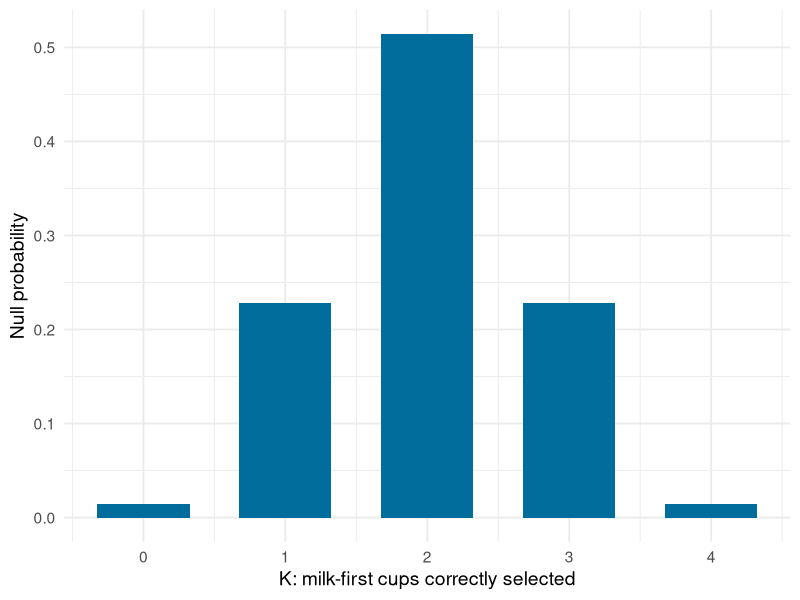
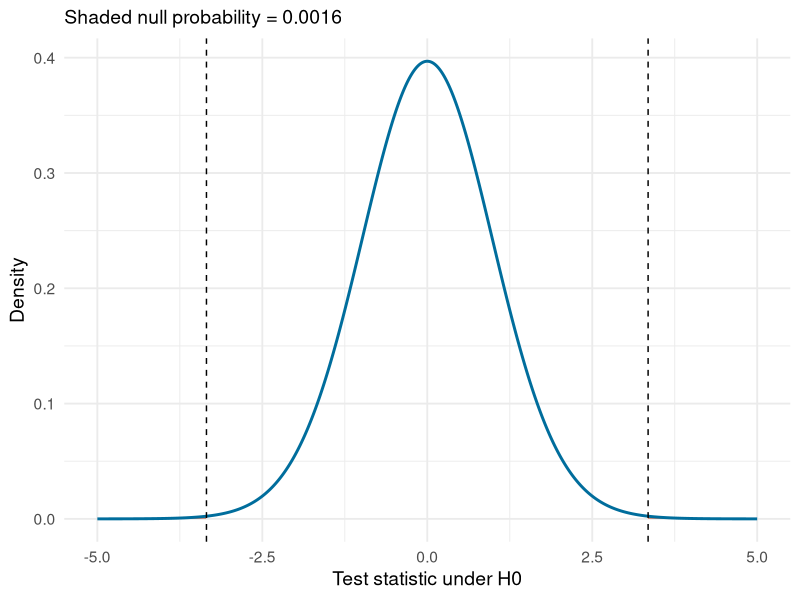
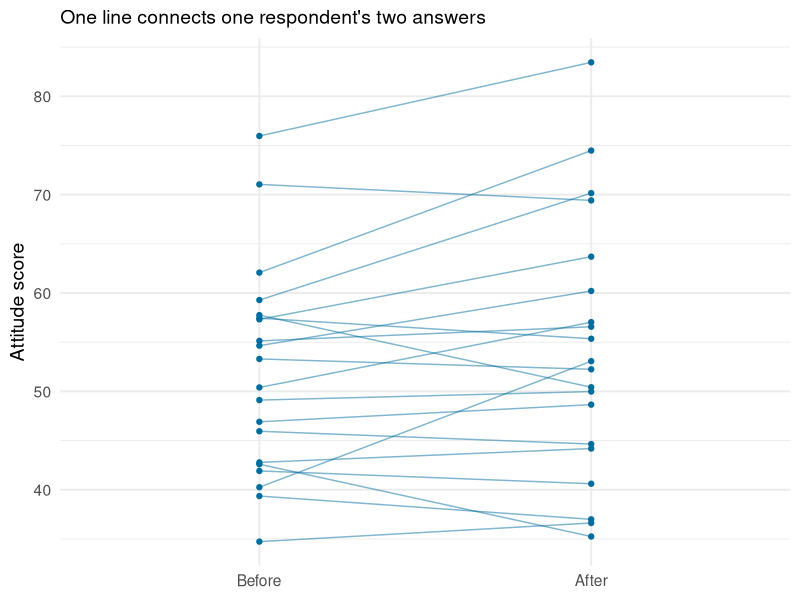
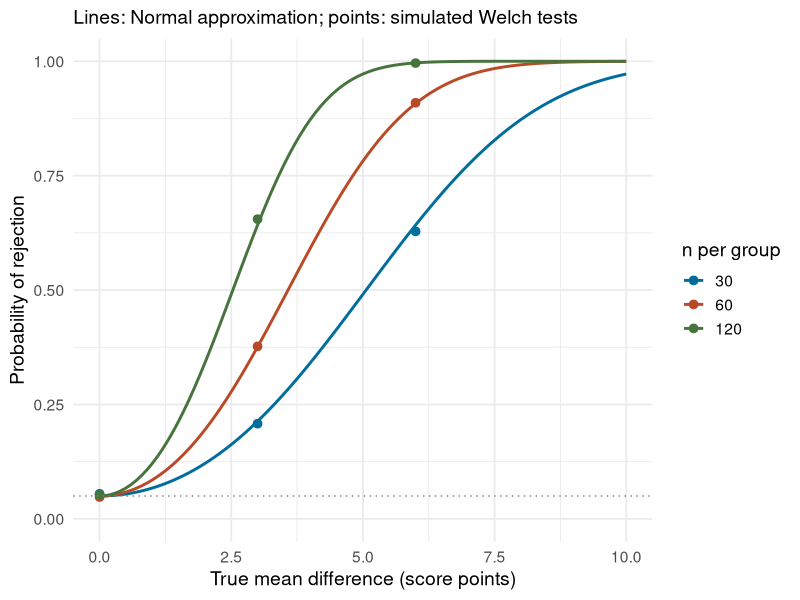
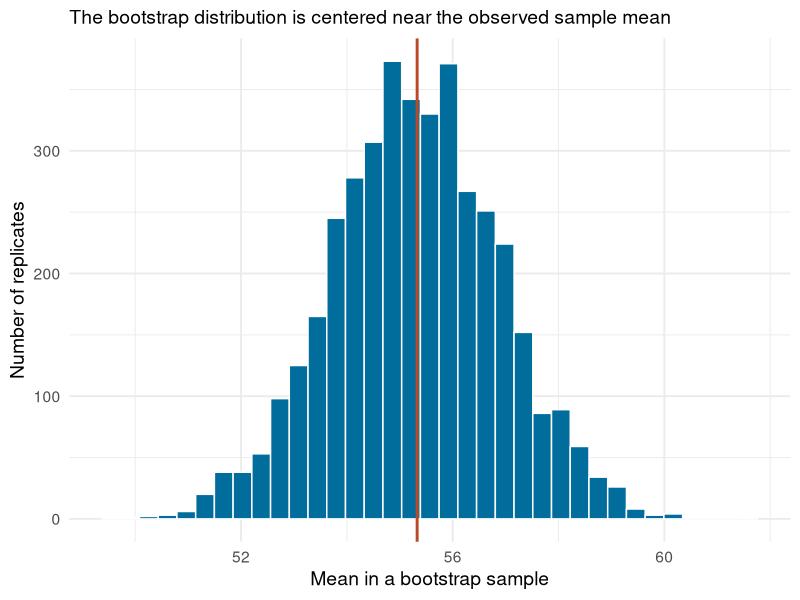
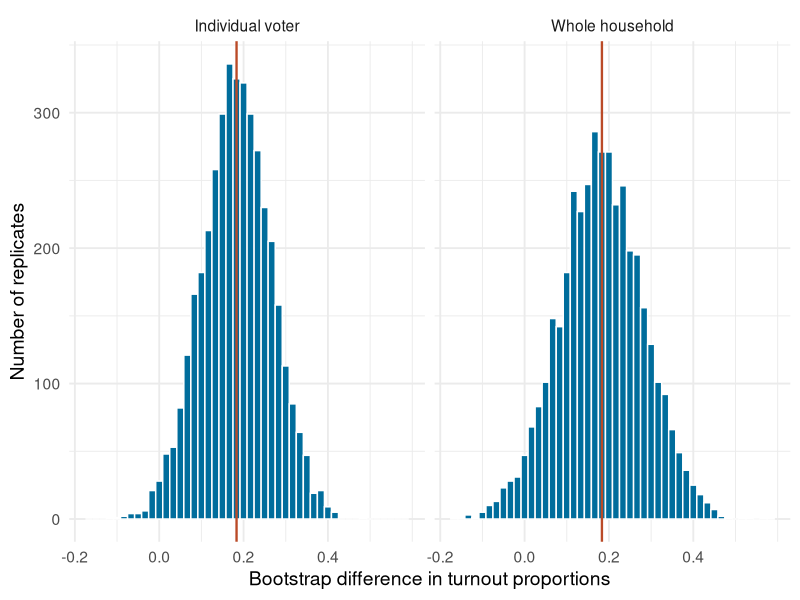
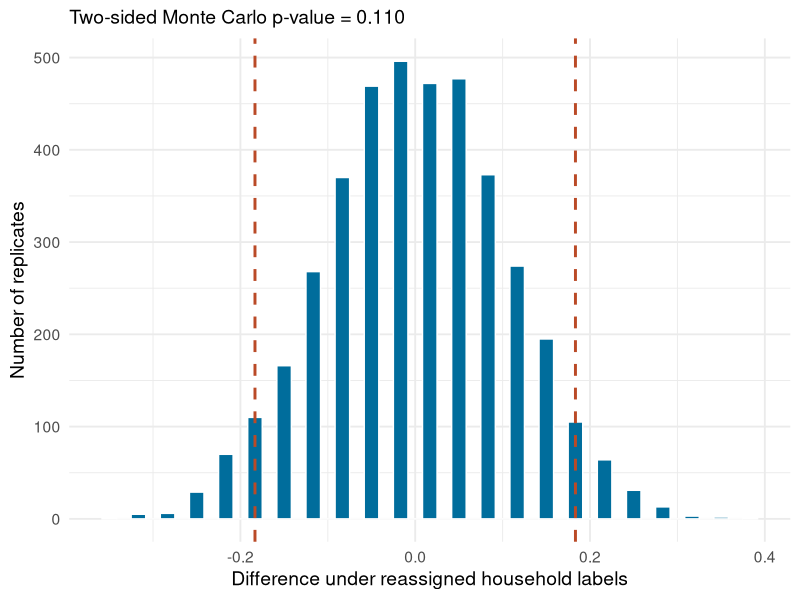

Write the R code that produced these figures, in order.
## ---- chunk 1
#| label: setup
library(ggplot2)
library(dplyr)
theme_set(theme_minimal(base_size = 14))
blue <- "#006D9C"
orange <- "#BA4A27"
B <- 4000
## ---- chunk 2
#| label: tea-exact
tea <- data.frame(k = 0:4)
tea$prob <- choose(4, tea$k) * choose(4, 4 - tea$k) / choose(8, 4)
tea
sum(tea$prob)
p_tea <- sum(tea$prob[tea$k >= 4])
p_tea
## ---- chunk 3
#| label: tea-simulate
set.seed(21101)
cups <- c(rep("milk-first", 4), rep("tea-first", 4))
k_sim <- replicate(10000, {
  selected <- sample(cups, size = 4, replace = FALSE)
  sum(selected == "milk-first")
})
mean(k_sim >= 4)

p_tea_plot <- ggplot(tea, aes(k, prob)) +
  geom_col(fill = blue, width = .65) +
  scale_x_continuous(breaks = 0:4) +
  labs(x = "K: milk-first cups correctly selected", y = "Null probability")
p_tea_plot
## ---- chunk 4
#| label: one-sample
set.seed(21102)
score <- rnorm(50, mean = 54, sd = 12)
n <- length(score)
se <- sd(score) / sqrt(n)
t_obs <- (mean(score) - 50) / se
p_manual <- 2 * pt(-abs(t_obs), df = n - 1)
ci_manual <- mean(score) + c(-1, 1) * qt(.975, df = n - 1) * se
one_fit <- t.test(score, mu = 50)

c(mean = mean(score), SE = se, t = t_obs, p = p_manual)
ci_manual
one_fit
## ---- chunk 5
#| label: p-value-plot
ref <- data.frame(t = seq(-5, 5, length.out = 2001))
ref$density <- dt(ref$t, df = n - 1)
p_pvalue <- ggplot(ref, aes(t, density)) +
  geom_area(data = subset(ref, t <= -abs(t_obs)), fill = orange, alpha = .6) +
  geom_area(data = subset(ref, t >= abs(t_obs)), fill = orange, alpha = .6) +
  geom_line(color = blue, linewidth = 1) +
  geom_vline(xintercept = c(-abs(t_obs), abs(t_obs)), linetype = 2) +
  labs(x = "Test statistic under H0", y = "Density",
       subtitle = sprintf("Shaded null probability = %.4f", p_manual))
p_pvalue
## ---- chunk 6
#| label: welch
set.seed(21103)
x <- rnorm(30, mean = 50, sd = 10)
y <- rnorm(45, mean = 56, sd = 16)
d_hat <- mean(y) - mean(x)
se_diff <- sqrt(var(y) / length(y) + var(x) / length(x))
welch_fit <- t.test(y, x, mu = 0)

c(difference = d_hat, SE = se_diff, statistic = d_hat / se_diff)
welch_fit
## ---- chunk 7
#| label: paired
set.seed(21104)
before <- rnorm(20, mean = 50, sd = 12)
after <- before + rnorm(20, mean = 3, sd = 5)
change <- after - before
paired_fit <- t.test(after, before, paired = TRUE)
change_fit <- t.test(change, mu = 0)
paired_fit
change_fit
c(paired_SE = sd(change) / sqrt(length(change)),
  ignoring_pairs_SE = sqrt(var(after) / length(after) +
                             var(before) / length(before)))
## ---- chunk 8
#| label: paired-plot
paired_data <- data.frame(id = rep(1:20, 2),
                          time = factor(rep(c("Before", "After"), each = 20),
                                        levels = c("Before", "After")),
                          score = c(before, after))
p_pairs <- ggplot(paired_data, aes(time, score, group = id)) +
  geom_line(color = blue, alpha = .5) + geom_point(color = blue) +
  labs(x = NULL, y = "Attitude score", subtitle = "One line connects one respondent's two answers")
p_pairs
## ---- chunk 9
#| label: power-function
reject_once <- function(n_group, delta, sigma = 10, alpha = .05) {
  x_new <- rnorm(n_group, mean = 50, sd = sigma)
  y_new <- rnorm(n_group, mean = 50 + delta, sd = sigma)
  t.test(y_new, x_new)$p.value < alpha
}

set.seed(21105)
power_grid <- expand.grid(n_group = c(30, 60, 120), delta = c(0, 3, 6))
power_grid$rejection_rate <- vapply(seq_len(nrow(power_grid)), function(i) {
  mean(replicate(B, reject_once(power_grid$n_group[i], power_grid$delta[i])))
}, numeric(1))
power_grid$MCSE <- sqrt(power_grid$rejection_rate *
                         (1 - power_grid$rejection_rate) / B)
power_grid
## ---- chunk 10
#| label: normal-power
normal_power <- function(delta, n_group, sigma = 10, alpha = .05) {
  s <- sigma * sqrt(2 / n_group)
  cutoff <- qnorm(1 - alpha / 2) * s
  pnorm(-cutoff, mean = delta, sd = s) +
    pnorm(cutoff, mean = delta, sd = s, lower.tail = FALSE)
}

power_curves <- expand.grid(delta = seq(0, 10, by = .1),
                           n_group = c(30, 60, 120))
power_curves$power <- with(power_curves, normal_power(delta, n_group))
p_power_curves <- ggplot(power_curves,
                        aes(delta, power, color = factor(n_group))) +
  geom_line(linewidth = 1) +
  geom_point(data = power_grid, aes(y = rejection_rate), size = 2.6) +
  geom_hline(yintercept = .05, linetype = 3, color = "gray50") +
  scale_color_manual(values = c(blue, orange, "#47733D"), name = "n per group") +
  coord_cartesian(ylim = c(0, 1)) +
  labs(x = "True mean difference (score points)", y = "Probability of rejection",
       subtitle = "Lines: Normal approximation; points: simulated Welch tests")
p_power_curves
## ---- chunk 11
#| label: power-plan
plan <- power.t.test(delta = 3, sd = 10, power = .80,
                     sig.level = .05, type = "two.sample",
                     alternative = "two.sided", strict = TRUE)
plan
ceiling(plan$n)  # Round up: number needed IN EACH GROUP.
## ---- chunk 12
#| label: bootstrap-mean
set.seed(21106)
boot_mean <- replicate(B, {
  score_star <- sample(score, size = length(score), replace = TRUE)
  mean(score_star)
})
c(estimate = mean(score), bootstrap_SE = sd(boot_mean),
  formula_SE = sd(score) / sqrt(length(score)))
quantile(boot_mean, c(.025, .975))  # Approximate percentile interval.

p_boot_mean <- ggplot(data.frame(estimate = boot_mean), aes(estimate)) +
  geom_histogram(bins = 35, fill = blue, color = "white") +
  geom_vline(xintercept = mean(score), color = orange, linewidth = 1) +
  labs(x = "Mean in a bootstrap sample", y = "Number of replicates",
       subtitle = "The bootstrap distribution is centered near the observed sample mean")
p_boot_mean
## ---- chunk 13
#| label: household-data
set.seed(21107)
H <- 60
household_propensity <- rbeta(H, shape1 = .3, shape2 = .7)
household <- rep(seq_len(H), each = 2)
u <- runif(2 * H)
p0 <- household_propensity[household]
p1 <- plogis(qlogis(p0) + .6)
y0 <- as.integer(u < p0)
y1 <- as.integer(u < p1)
assigned <- sample(rep(c(0, 1), each = H / 2))
voters <- data.frame(household, treated = assigned[household],
                     voted = ifelse(assigned[household] == 1, y1, y0))

hh <- voters |>
  group_by(household, treated) |>
  summarise(turnout = mean(voted), .groups = "drop")
head(voters)
head(hh)
## ---- chunk 14
#| label: household-bootstrap
h_treated <- hh$turnout[hh$treated == 1]
h_control <- hh$turnout[hh$treated == 0]
observed <- mean(h_treated) - mean(h_control)

set.seed(21108)
boot_household <- replicate(B, {
  t_star <- sample(h_treated, length(h_treated), replace = TRUE)
  c_star <- sample(h_control, length(h_control), replace = TRUE)
  mean(t_star) - mean(c_star)
})
observed
sd(boot_household)
## ---- chunk 15
#| label: naive-bootstrap
v_treated <- voters$voted[voters$treated == 1]
v_control <- voters$voted[voters$treated == 0]
set.seed(21109)
boot_voter <- replicate(B, {
  mean(sample(v_treated, length(v_treated), replace = TRUE)) -
    mean(sample(v_control, length(v_control), replace = TRUE))
})
bootstrap_comparison <- data.frame(
  resampling_unit = c("Individual voter", "Whole household"),
  bootstrap_SE = c(sd(boot_voter), sd(boot_household)))
bootstrap_comparison

boot_comparison <- data.frame(
  estimate = c(boot_voter, boot_household),
  unit = rep(c("Individual voter", "Whole household"), each = B))
p_cluster_boot <- ggplot(boot_comparison, aes(estimate)) +
  geom_histogram(binwidth = 1 / 60, fill = blue, color = "white") +
  geom_vline(xintercept = observed, color = orange, linewidth = .8) +
  facet_wrap(~unit, nrow = 1) +
  scale_x_continuous(breaks = c(-.2, 0, .2, .4)) +
  labs(x = "Bootstrap difference in turnout proportions", y = "Number of replicates")
p_cluster_boot
## ---- chunk 16
#| label: household-randomization
set.seed(21110)
null_difference <- replicate(B, {
  d_star <- sample(hh$treated, replace = FALSE)
  mean(hh$turnout[d_star == 1]) - mean(hh$turnout[d_star == 0])
})
# Count ties as at least as extreme; tolerance handles floating-point rounding.
extreme <- abs(null_difference) >= abs(observed) - 1e-12
p_randomization <- (1 + sum(extreme)) / (B + 1)
c(observed_difference = observed, randomization_p = p_randomization)

p_randomization_plot <- ggplot(data.frame(difference = null_difference),
                              aes(difference)) +
  geom_histogram(binwidth = 1 / 60, fill = blue, color = "white") +
  geom_vline(xintercept = c(-abs(observed), abs(observed)),
             color = orange, linewidth = 1, linetype = 2) +
  labs(x = "Difference under reassigned household labels", y = "Number of replicates",
       subtitle = sprintf("Two-sided Monte Carlo p-value = %.3f", p_randomization))
p_randomization_plot
